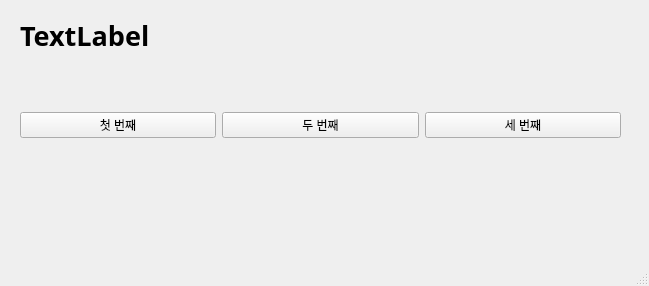
<?xml version="1.0" encoding="UTF-8"?>
<ui version="4.0">
 <class>MainWindow</class>
 <widget class="QMainWindow" name="MainWindow">
  <property name="geometry">
   <rect>
    <x>0</x>
    <y>0</y>
    <width>649</width>
    <height>286</height>
   </rect>
  </property>
  <property name="windowTitle">
   <string>MainWindow</string>
  </property>
  <widget class="QWidget" name="centralwidget">
   <widget class="QWidget" name="horizontalLayoutWidget">
    <property name="geometry">
     <rect>
      <x>20</x>
      <y>80</y>
      <width>601</width>
      <height>91</height>
     </rect>
    </property>
    <layout class="QHBoxLayout" name="horizontalLayout">
     <item>
      <widget class="QPushButton" name="pushButton_2">
       <property name="text">
        <string>첫 번째</string>
       </property>
      </widget>
     </item>
     <item>
      <widget class="QPushButton" name="pushButton">
       <property name="text">
        <string>두 번째</string>
       </property>
      </widget>
     </item>
     <item>
      <widget class="QPushButton" name="pushButton_3">
       <property name="text">
        <string>세 번째</string>
       </property>
      </widget>
     </item>
    </layout>
   </widget>
   <widget class="QLabel" name="label">
    <property name="geometry">
     <rect>
      <x>20</x>
      <y>10</y>
      <width>601</width>
      <height>51</height>
     </rect>
    </property>
    <property name="font">
     <font>
      <family>맑은 고딕</family>
      <pointsize>20</pointsize>
      <weight>75</weight>
      <bold>true</bold>
     </font>
    </property>
    <property name="text">
     <string>TextLabel</string>
    </property>
   </widget>
  </widget>
  <widget class="QMenuBar" name="menubar">
   <property name="geometry">
    <rect>
     <x>0</x>
     <y>0</y>
     <width>649</width>
     <height>26</height>
    </rect>
   </property>
  </widget>
  <widget class="QStatusBar" name="statusbar"/>
 </widget>
 <tabstops>
  <tabstop>pushButton_2</tabstop>
  <tabstop>pushButton</tabstop>
  <tabstop>pushButton_3</tabstop>
 </tabstops>
 <resources/>
 <connections>
  <connection>
   <sender>pushButton_2</sender>
   <signal>clicked()</signal>
   <receiver>MainWindow</receiver>
   <slot>firstClick()</slot>
   <hints>
    <hint type="sourcelabel">
     <x>37</x>
     <y>151</y>
    </hint>
    <hint type="destinationlabel">
     <x>63</x>
     <y>178</y>
    </hint>
   </hints>
  </connection>
  <connection>
   <sender>pushButton</sender>
   <signal>clicked()</signal>
   <receiver>MainWindow</receiver>
   <slot>secondClick()</slot>
   <hints>
    <hint type="sourcelabel">
     <x>242</x>
     <y>156</y>
    </hint>
    <hint type="destinationlabel">
     <x>268</x>
     <y>178</y>
    </hint>
   </hints>
  </connection>
  <connection>
   <sender>pushButton_3</sender>
   <signal>clicked()</signal>
   <receiver>MainWindow</receiver>
   <slot>thirdClick()</slot>
   <hints>
    <hint type="sourcelabel">
     <x>442</x>
     <y>152</y>
    </hint>
    <hint type="destinationlabel">
     <x>460</x>
     <y>178</y>
    </hint>
   </hints>
  </connection>
 </connections>
 <slots>
  <slot>firstClick()</slot>
  <slot>secondClick()</slot>
  <slot>thirdClick()</slot>
 </slots>
</ui>
